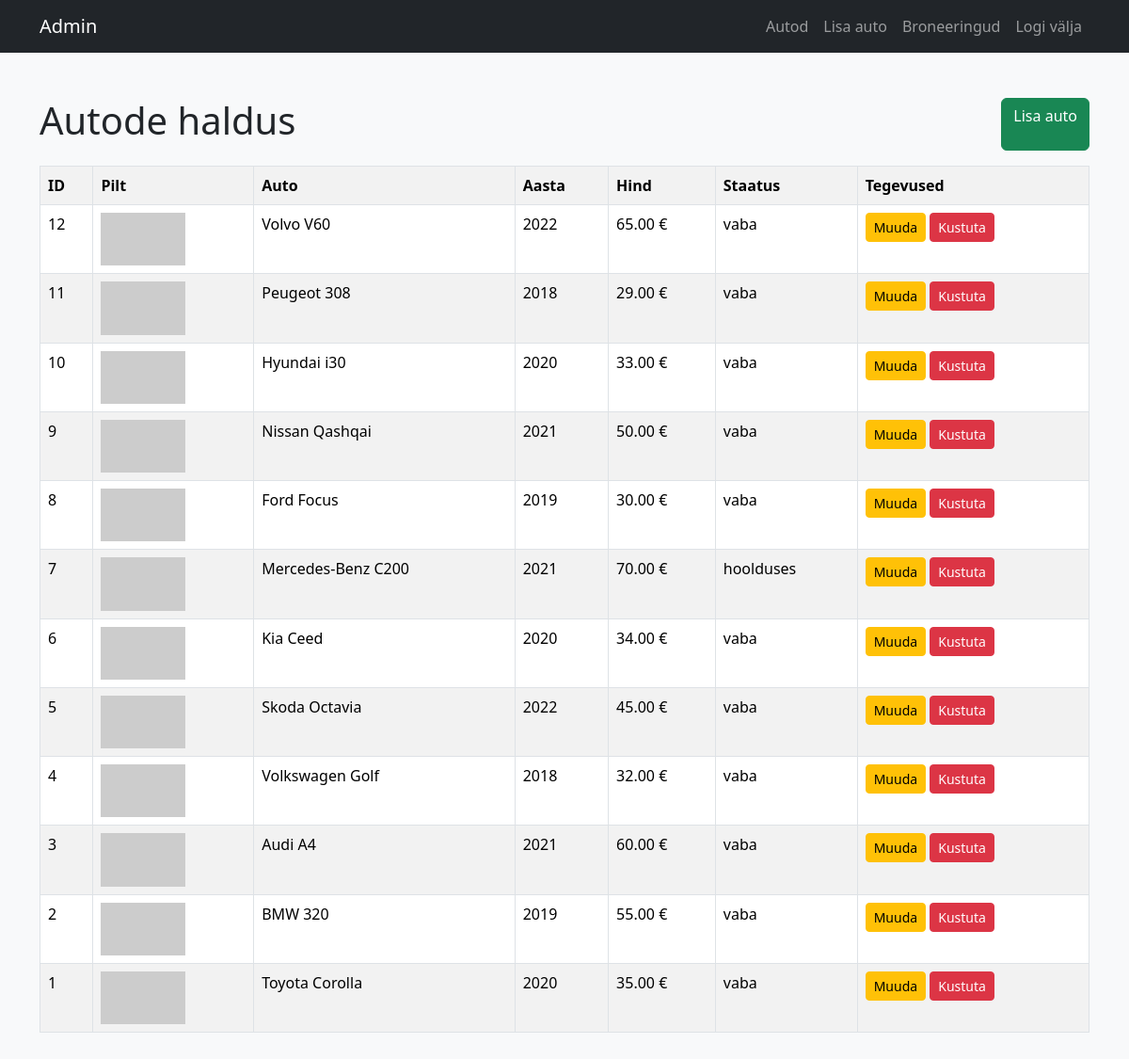
/admin/index.php (signed in), run on the app's committed database.
### tables this page shows
CREATE TABLE cars (
    id INT AUTO_INCREMENT PRIMARY KEY,
    brand VARCHAR(100) NOT NULL,
    model VARCHAR(100) NOT NULL,
    year INT NOT NULL,
    registration_number VARCHAR(50) NOT NULL,
    price_per_day DECIMAL(10,2) NOT NULL,
    fuel_type VARCHAR(50) NOT NULL,
    transmission VARCHAR(50) NOT NULL,
    seats INT NOT NULL,
    description TEXT,
    image VARCHAR(255),
    status VARCHAR(30) DEFAULT 'vaba',
    created_at TIMESTAMP DEFAULT CURRENT_TIMESTAMP
);

### admin/index.php (the view)
<?php include '_admin_header.php'; ?>
<div class="container py-5">
    <div class="d-flex justify-content-between mb-3">
        <h1>Autode haldus</h1>
        <a href="add_car.php" class="btn btn-success">Lisa auto</a>
    </div>
    <table class="table table-bordered table-striped bg-white">
        <tr>
            <th>ID</th>
            <th>Pilt</th>
            <th>Auto</th>
            <th>Aasta</th>
            <th>Hind</th>
            <th>Staatus</th>
            <th>Tegevused</th>
        </tr>
        <?php
        $result = mysqli_query($conn, "SELECT * FROM cars ORDER BY id DESC");
        while ($car = mysqli_fetch_assoc($result)) {
        ?>
            <tr>
                <td><?php echo $car['id']; ?></td>
                <td><img src="<?php echo $car['image']; ?>" width="90"></td>
                <td><?php echo $car['brand'] . ' ' . $car['model']; ?></td>
                <td><?php echo $car['year']; ?></td>
                <td><?php echo $car['price_per_day']; ?> €</td>
                <td><?php echo $car['status']; ?></td>
                <td>
                    <a href="edit_car.php?id=<?php echo $car['id']; ?>" class="btn btn-warning btn-sm">Muuda</a>
                    <a href="delete_car.php?id=<?php echo $car['id']; ?>" class="btn btn-danger btn-sm" onclick="return confirm('Kas kustutan?')">Kustuta</a>
                </td>
            </tr>
        <?php } ?>
    </table>
</div>
<?php include '_admin_footer.php'; ?>

### data on the page
cars: id "12", brand "Volvo", model "V60", year "2022", price_per_day "65.00", status "vaba"
cars: id "11", brand "Peugeot", model "308", year "2018", price_per_day "29.00", status "vaba"
cars: id "10", brand "Hyundai", model "i30", year "2020", price_per_day "33.00", status "vaba"
cars: id "9", brand "Nissan", model "Qashqai", year "2021", price_per_day "50.00", status "vaba"
cars: id "8", brand "Ford", model "Focus", year "2019", price_per_day "30.00", status "vaba"
cars: id "7", brand "Mercedes-Benz", model "C200", year "2021", price_per_day "70.00", status "hoolduses"
cars: id "6", brand "Kia", model "Ceed", year "2020", price_per_day "34.00", status "vaba"
cars: id "5", brand "Skoda", model "Octavia", year "2022", price_per_day "45.00", status "vaba"
cars: id "4", brand "Volkswagen", model "Golf", year "2018", price_per_day "32.00", status "vaba"
cars: id "3", brand "Audi", model "A4", year "2021", price_per_day "60.00", status "vaba"
cars: id "2", brand "BMW", model "320", year "2019", price_per_day "55.00", status "vaba"
cars: id "1", brand "Toyota", model "Corolla", year "2020", price_per_day "35.00", status "vaba"
